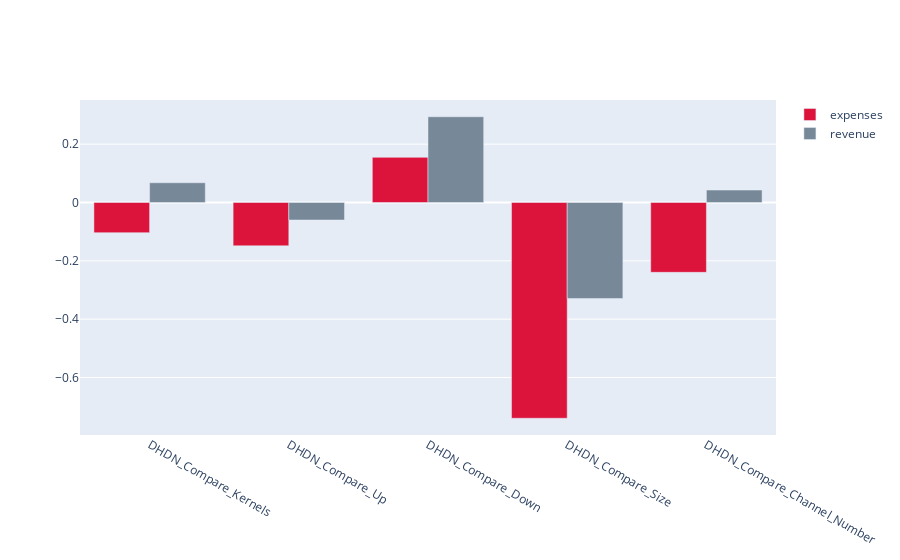

The cell this chart's notebook holds for it:
### Code cell
index = 1

metrics_final_m = metrics_final[index]
y_m = metrics_final_m[:, 0]
y_t = metrics_final_m[:, 1]
y_p = metrics_final_m[:, 2]

pd_y_m = [(o - t) / t * 100 for t, o in zip(y_t, y_m)]
pd_y_t = [(o - t) / t * 100 for t, o in zip(y_t, y_t)]
pd_y_p = [(o - t) / t * 100 for t, o in zip(y_t, y_p)]

fig = go.Figure()
fig.add_trace(go.Bar(x=compare, y=pd_y_m,
                base=pd_y_t,
                marker_color='crimson',
                name='expenses'))
fig.add_trace(go.Bar(x=compare, y=pd_y_p,
                base=pd_y_t,
                marker_color='lightslategrey',
                name='revenue'
                ))

fig.show()

### Figure 1 — Plotly figure (JSON) as saved in the notebook; plotly's stock layout.template omitted (floating-point values rounded to 4 significant figures)
{"data": [{"base": [0, 0, 0, 0, 0], "marker": {"color": "crimson"}, "name": "expenses", "type": "bar", "x": ["DHDN_Compare_Kernels", "DHDN_Compare_Up", "DHDN_Compare_Down", "DHDN_Compare_Size", "DHDN_Compare_Channel_Number"], "y": [-0.1035, -0.1486, 0.1547, -0.7397, -0.2395]}, {"base": [0, 0, 0, 0, 0], "marker": {"color": "lightslategrey"}, "name": "revenue", "type": "bar", "x": ["DHDN_Compare_Kernels", "DHDN_Compare_Up", "DHDN_Compare_Down", "DHDN_Compare_Size", "DHDN_Compare_Channel_Number"], "y": [0.0677, -0.06012, 0.294, -0.3291, 0.04275]}], "layout": {}}
